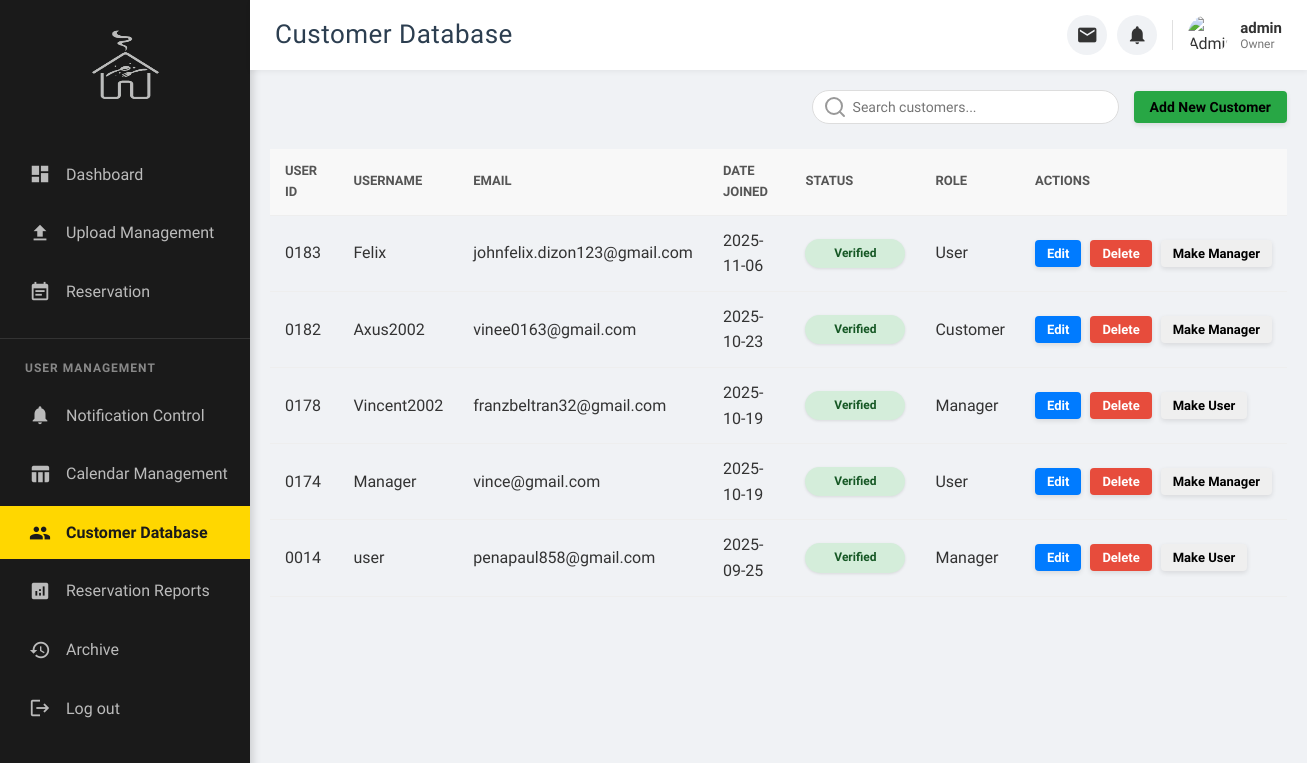
The app's page /customer_database.php (signed in) with its own data.
### tables this page shows
CREATE TABLE `users` (
  `user_id` int(11) NOT NULL,
  `username` varchar(50) NOT NULL,
  `email` varchar(100) NOT NULL,
  `password_hash` varchar(255) NOT NULL,
  `otp` varchar(10) DEFAULT NULL,
  `otp_expiry` datetime DEFAULT NULL,
  `reset_token` varchar(255) DEFAULT NULL,
  `reset_token_expiry` datetime DEFAULT NULL,
  `is_verified` tinyint(1) NOT NULL DEFAULT 0,
  `is_admin` tinyint(1) NOT NULL DEFAULT 0,
  `role` varchar(50) NOT NULL DEFAULT 'customer',
  `permissions` text DEFAULT NULL,
  `avatar` varchar(255) DEFAULT NULL,
  `mobile` varchar(15) DEFAULT NULL,
  `birthday` date DEFAULT NULL,
  `birthday_last_updated` date DEFAULT NULL,
  `created_at` timestamp NOT NULL DEFAULT current_timestamp(),
  `deleted_at` timestamp NULL DEFAULT NULL
);

### customer_database.php (the view, shortened to what this page needs)
<?php
require_once 'db_connect.php';
$users = [];
$sql = "SELECT user_id, username, email, created_at, is_verified, role FROM users WHERE is_admin = 0 AND deleted_at IS NULL ORDER BY created_at DESC";
if ($result = mysqli_query($link, $sql)) {
    while ($row = mysqli_fetch_assoc($result)) {
        $users[] = $row;
    }
} else {
    error_log("Customer Database page error: " . mysqli_error($link));
}
?>
<!DOCTYPE html>
<html lang="en">
<head>
    <link rel="stylesheet" href="CSS/admin.css">
</head>
<body>
    <div class="page-wrapper">
        <aside class="admin-sidebar">
            <div class="sidebar-header">
                <img src="Tavern.png" alt="Home Icon" class="home-icon">
            </div>
            <nav>
                 <ul class="sidebar-menu">
                    <li class="menu-item"><a href="admin.php"><i class="material-icons">dashboard</i> Dashboard</a></li>
                     <li class="menu-item"><a href="update.php"><i class="material-icons">file_upload</i> Upload Management</a></li>
                    <li class="menu-item"><a href="reservation.php"><i class="material-icons">event_note</i> Reservation</a></li>
                </ul>
                <div class="user-management-title">User Management</div>
                <ul class="sidebar-menu user-management-menu">
                    <li class="menu-item"><a href="notification_control.php"><i class="material-icons">notifications</i> Notification Control</a></li>
                    <li class="menu-item"><a href="table_management.php"><i class="material-icons">table_chart</i> Calendar Management</a></li>
                    <li class="menu-item active"><a href="customer_database.php"><i class="material-icons">people</i> Customer Database</a></li>
                    <li class="menu-item"><a href="reports.php"><i class="material-icons">analytics</i>Reservation Reports</a></li>
                    <li class="menu-item"><a href="deletion_history.php"><i class="material-icons">history</i> Archive</a></li>
                    <li class="menu-item"><a href="logout.php"><i class="material-icons">logout</i> Log out</a></li>
                </ul>
            </nav>
        </aside>
        <div class="admin-content-area">
            <header class="main-header">
                <div class="header-content">
                    <h1 class="header-page-title">Customer Database</h1>
                    <div class="admin-header-right">
    <div class="admin-notification-area">
        <div class="admin-notification-item">
            <button class="admin-notification-button" id="adminMessageBtn" title="Messages">
                <i class="material-icons">email</i>
            </button>
        </div>
        <div class="admin-notification-item">
            <button class="admin-notification-button" id="adminReservationBtn" title="Reservations">
                <i class="material-icons">notifications</i> <span class="admin-notification-badge" id="adminReservationCount" style="display: none;">0</span>
            </button>
        </div>
    </div>
    <div class="admin-profile-area">
        <?php $admin_avatar_path = isset($_SESSION['avatar']) && file_exists($_SESSION['avatar']) ? htmlspecialchars($_SESSION['avatar']) : 'images/default_avatar.png'; ?>
        <img src="<?php echo $admin_avatar_path; ?>" alt="Admin Avatar" class="admin-avatar">
        <div class="admin-user-info">
            <span class="admin-username"><?php echo htmlspecialchars($_SESSION['username']); ?></span>
            <span class="admin-role"><?php echo ucfirst(htmlspecialchars($_SESSION['role'])); ?></span>
        </div>
    </div>
</div>
                </div>
            </header>
            <main class="dashboard-main-content">
                <div class="reservation-page-header">
                    <input type="text" id="userSearch" class="search-input" placeholder="Search customers...">
                    <button id="addNewUserBtn" class="btn btn-primary" style="background-color: #28a745;">Add New Customer</button>
                </div>
                <section class="all-reservations-section">
                    <div class="table-responsive">
                        <table>
                            <thead>
                                <tr>
                                    <th>USER ID</th>
                                    <th>USERNAME</th>
                                    <th>EMAIL</th>
                                    <th>DATE JOINED</th>
                                    <th>STATUS</th>
                                    <th>ROLE</th>
                                    <th>ACTIONS</th>
                                </tr>
                            </thead>
                            <tbody id="usersTableBody">
                                <?php if (empty($users)): ?>
                                    <tr><td colspan="7" style="text-align: center;">No customers found.</td></tr>
                                <?php else: ?>
                                    <?php foreach ($users as $user): ?>
                                        <tr data-user-id="<?= $user['user_id']; ?>"
                                            data-username="<?= htmlspecialchars($user['username'], ENT_QUOTES); ?>"
                                            data-email="<?= htmlspecialchars($user['email'], ENT_QUOTES); ?>">
                                            <td><?= sprintf('%04d', $user['user_id']); ?></td>
                                            <td><?= htmlspecialchars($user['username']); ?></td>
                                            <td><?= htmlspecialchars($user['email']); ?></td>
                                            <td><?= htmlspecialchars(date('Y-m-d', strtotime($user['created_at']))); ?></td>
                                            <td>
                                                <?php if ($user['is_verified']): ?>
                                                    <span class="status-badge confirmed">Verified</span>
                                                <?php else: ?>
                                                    <span class="status-badge pending">Not Verified</span>
                                                <?php endif; ?>
                                            </td>
                                            <td class="role-cell"><?= htmlspecialchars(ucfirst($user['role'])); ?></td>
                                            <td class="actions">
                                                <button class="btn btn-small view-edit-btn">Edit</button>
                                                <button class="btn btn-small delete-btn">Delete</button>
                                                <button class="btn btn-small toggle-role-btn" data-role="<?= htmlspecialchars($user['role']); ?>">
                                                    <?= $user['role'] === 'manager' ? 'Make User' : 'Make Manager' ?>
                                                </button>
                                            </td>
                                        </tr>
                                    <?php endforeach; ?>
                                <?php endif; ?>
                            </tbody>
                        </table>
                    </div>
                </section>
            </main>
        </div>
    </div>
</body>
</html>

### records on screen
users: user_id "0183", username "Felix", email "johnfelix.dizon123@gmail.com", created_at "2025-11-06", is_verified "Verified", role "User", shows "Make Manager"
users: user_id "0182", username "Axus2002", email "vinee0163@gmail.com", created_at "2025-10-23", is_verified "Verified", role "Customer", shows "Make Manager"
users: user_id "0178", username "Vincent2002", email "franzbeltran32@gmail.com", created_at "2025-10-19", is_verified "Verified", role "Manager", shows "Make User"
users: user_id "0174", username "Manager", email "vince@gmail.com", created_at "2025-10-19", is_verified "Verified", role "User", shows "Make Manager"
users: user_id "0014", username "user", email "penapaul858@gmail.com", created_at "2025-09-25", is_verified "Verified", role "Manager", shows "Make User"

### other values on screen
$_SESSION['username'] "admin"
$_SESSION['role'] "Owner"
